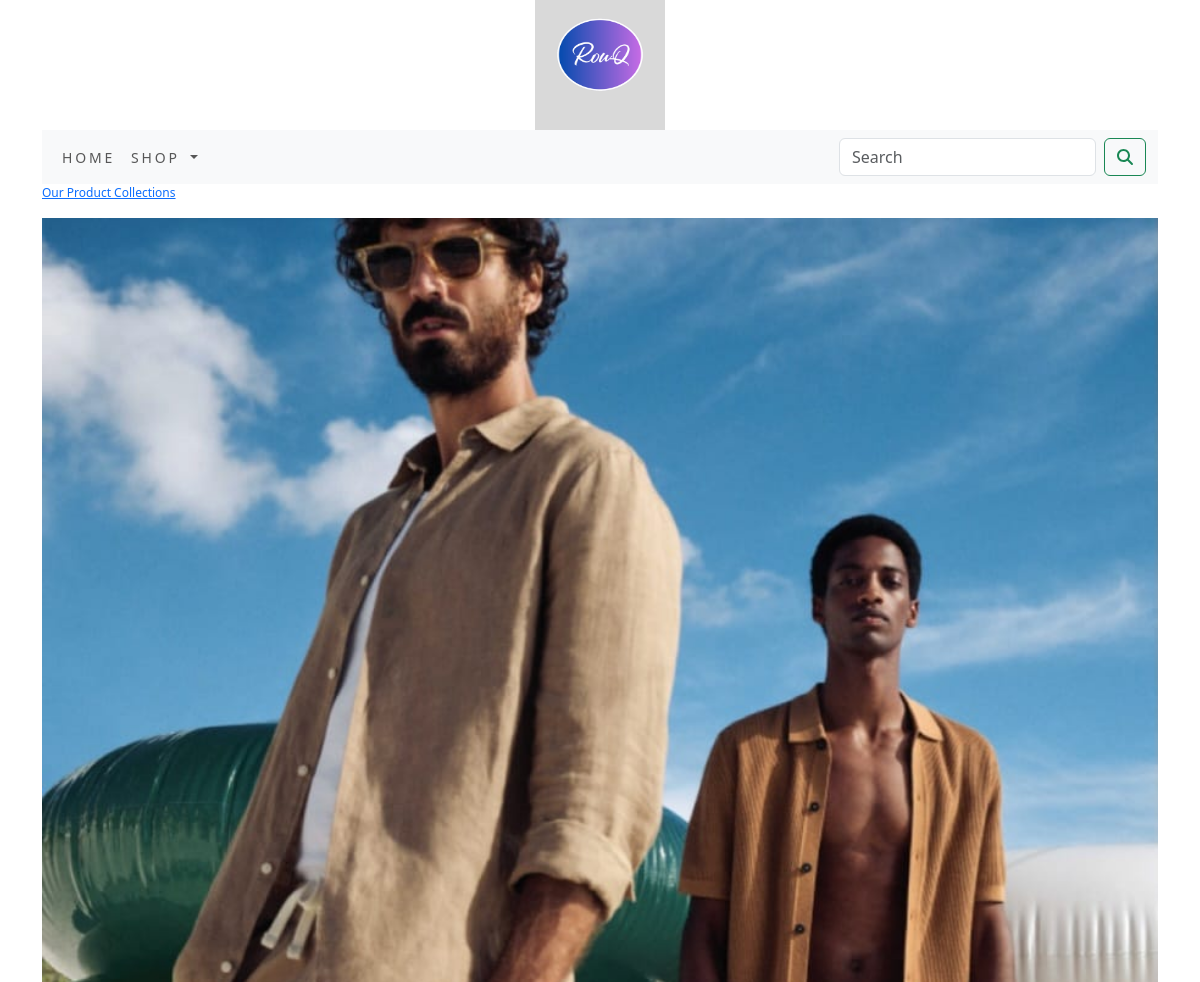
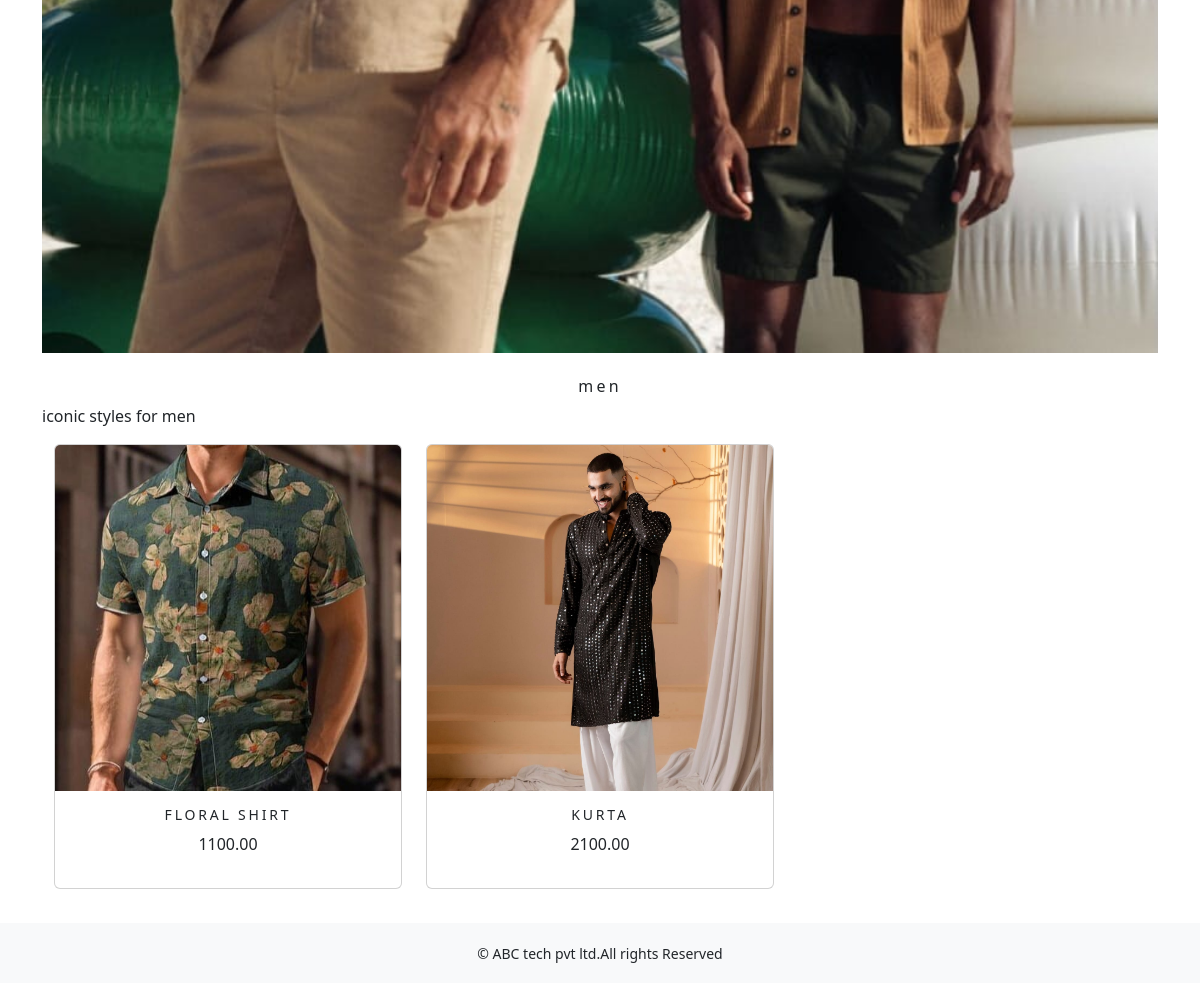
Page /shop/men/ on the committed database (2 pictures, top to bottom).
### shop/models.py (models this page shows, shortened)
class Category(models.Model):
    name=models.CharField(max_length=250,unique=True)
    slug=models.SlugField(max_length=250,unique=True)
    description=models.TextField(blank=True)
    image=models.ImageField(upload_to='category',blank=True)
    class Meta:
        ordering=('name',)
        verbose_name='category'
        verbose_name_plural='categories'
    def get_url(self):
        return reverse('shop:products_by_category',args=[self.slug])

class Product(models.Model):
    name=models.CharField(max_length=250,unique=True)
    slug=models.SlugField(max_length=250,unique=True)
    description=models.TextField(blank=True)
    price=models.DecimalField(max_digits=10,decimal_places=2)
    category=models.ForeignKey(Category,on_delete=models.CASCADE)
    image=models.ImageField(upload_to='product',blank=True)
    stock=models.IntegerField()
    available=models.BooleanField(default=True)
    created=models.DateTimeField(auto_now_add=True)
    updated=models.DateTimeField(auto_now=True)
    def get_url(self):
        return reverse('shop:prodCatdetail',args=[self.category.slug,self.slug])
    class Meta:
        ordering=('name',)
        verbose_name='product'
        verbose_name_plural='products'

### shop/views.py (the view)
# urls.py: path('',views.allProdCat,name='allProdCat'),
def allProdCat(request,c_slug=None):
    c_page=None
    products_list=None
    if c_slug!=None:
        c_page=get_object_or_404(Category,slug=c_slug)
        products_list=Product.objects.all().filter(category=c_page,available=True)
    else:
        products_list=Product.objects.all().filter(available=True)
    paginator=Paginator(products_list,6)
    try:
        page=int(request.GET.get('page','1'))
    except:
        page=1
    try:
        products=paginator.page(page)
    except (EmptyPage,InvalidPage):
        products=paginator.page(paginator.num_pages)
    return render(request,"category.html",{'category':c_page,'products':products})

### cart/context_processors.py (called while the page is built)
def counter(request):
    item_count=0
    if 'admin' in request.path:
        return {}
    else:
        try:
            cart=Cart.objects.filter(cart_id=_cart_id(request))
            car_items=CartItem.objects.all().filter(cart=cart[:1])
            for cart_item in car_items:
                item_count += cart_item.quantity
        except Cart.DoesNotExist:
            item_count=0
    return dict(item_count=item_count)

### cart/views.py (called while the page is built)
def _cart_id(request):
    cart=request.session.session_key
    if not cart:
        cart=request.session.create()
    return cart

### shop/context_processors.py (called while the page is built)
def menu_links(request):
    links=Category.objects.all()
    return dict(links=links)

### templates/category.html (shortened to what this page needs)
{% extends 'base.html' %}
{% load static %}
{% block content %}
{% if category %}
    <div>
        <div class="row my_row_class" >
            <div class="mx_auto">
            <p><a href="{% url 'shop:allProdCat' %}">Our Product Collections</a> </p>
        </div>
            </div>
    </div>
{% endif %}
<div class="mx_auto">
    {% if category %}
        <img class="my_image" src="{{category.image.url}}" alt="{{category.name}}" height="200px"; width="200px;">
</div>
    <br>
<div>
        <h1 class="text-center my_title">{{category.name}}</h1>
        <p class="text-justify">{{category.description}}</p>
</div>
{% endif %}
<div class="container">
    <div class="row mx_auto">
        {% for product in products.object_list %}
        <div class="my_bottom_margin col-9 col-sm-12 col-md-4 col-lg-4">
            <div class="card text-center" style="min-width:18rem;">
                <a href="{{product.get_url}}"><img class="card-img-top my_image" src="{{product.image.url}}" alt="{{product.name}}" height="200px;" width="200px;"> </a>
            <div class="card-body">
                <h4>{{product.name}}</h4>
                <p>{{product.price}}</p>
            </div>
            </div>
        </div>
        {% endfor %}
    </div>
    <br>
</div>
{% endblock %}

### static/css/custom.css (style rules this page uses)
body { font-family: "Baskervville SC", serif; }
.my_row_class .mx_auto { color:#000; font-size:12px; }
.my_image { width:100%; height:auto; }
.my_title { font-size:16px; text_transform:uppercase; letter-spacing:.2em; }
.my_bottom_margin { margin-bottom:10px; }
.card-body h4 { font-size:14px; text-transform:uppercase; letter-spacing:.2em; }

### rows in the picture
Category: image (picture), name "men", description "iconic styles for men"
Product: image (picture), name "FLORAL SHIRT", price "1100.00"
Product: image (picture), name "KURTA", price "2100.00"
